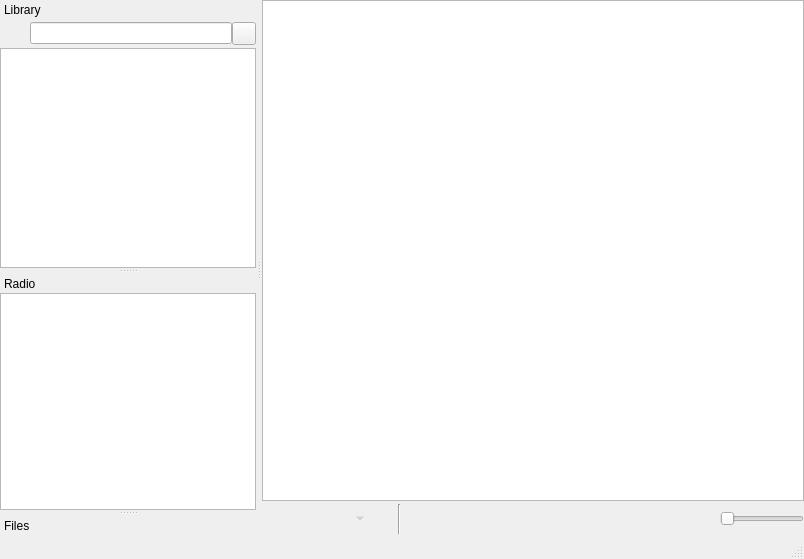
<?xml version="1.0" encoding="UTF-8"?>
<ui version="4.0">
 <class>MainWindow</class>
 <widget class="QMainWindow" name="MainWindow">
  <property name="geometry">
   <rect>
    <x>0</x>
    <y>0</y>
    <width>804</width>
    <height>559</height>
   </rect>
  </property>
  <property name="windowTitle">
   <string>Tangerine</string>
  </property>
  <property name="windowIcon">
   <iconset resource="../data/data.qrc">
    <normaloff>:/icon.png</normaloff>:/icon.png</iconset>
  </property>
  <widget class="QWidget" name="centralWidget">
   <layout class="QVBoxLayout" name="verticalLayout_3">
    <property name="spacing">
     <number>0</number>
    </property>
    <property name="margin">
     <number>0</number>
    </property>
    <item>
     <widget class="QFrame" name="frame_2">
      <property name="frameShape">
       <enum>QFrame::StyledPanel</enum>
      </property>
      <property name="frameShadow">
       <enum>QFrame::Raised</enum>
      </property>
     </widget>
    </item>
    <item>
     <widget class="PlaylistView" name="playlist">
      <property name="acceptDrops">
       <bool>true</bool>
      </property>
      <property name="dragEnabled">
       <bool>true</bool>
      </property>
      <property name="dragDropMode">
       <enum>QAbstractItemView::DragDrop</enum>
      </property>
      <property name="selectionMode">
       <enum>QAbstractItemView::ExtendedSelection</enum>
      </property>
      <property name="rootIsDecorated">
       <bool>false</bool>
      </property>
      <property name="uniformRowHeights">
       <bool>true</bool>
      </property>
      <property name="itemsExpandable">
       <bool>false</bool>
      </property>
      <property name="sortingEnabled">
       <bool>true</bool>
      </property>
      <property name="allColumnsShowFocus">
       <bool>true</bool>
      </property>
     </widget>
    </item>
    <item>
     <widget class="QFrame" name="player_controls">
      <property name="frameShape">
       <enum>QFrame::NoFrame</enum>
      </property>
      <layout class="QHBoxLayout" name="horizontalLayout_2">
       <property name="spacing">
        <number>1</number>
       </property>
       <property name="margin">
        <number>0</number>
       </property>
       <item>
        <widget class="QToolButton" name="back_button">
         <property name="iconSize">
          <size>
           <width>22</width>
           <height>22</height>
          </size>
         </property>
         <property name="autoRaise">
          <bool>true</bool>
         </property>
        </widget>
       </item>
       <item>
        <widget class="QToolButton" name="pause_play_button">
         <property name="iconSize">
          <size>
           <width>22</width>
           <height>22</height>
          </size>
         </property>
         <property name="autoRaise">
          <bool>true</bool>
         </property>
        </widget>
       </item>
       <item>
        <widget class="QToolButton" name="stop_button">
         <property name="enabled">
          <bool>false</bool>
         </property>
         <property name="iconSize">
          <size>
           <width>22</width>
           <height>22</height>
          </size>
         </property>
         <property name="popupMode">
          <enum>QToolButton::MenuButtonPopup</enum>
         </property>
         <property name="autoRaise">
          <bool>true</bool>
         </property>
        </widget>
       </item>
       <item>
        <widget class="QToolButton" name="forward_button">
         <property name="iconSize">
          <size>
           <width>22</width>
           <height>22</height>
          </size>
         </property>
         <property name="autoRaise">
          <bool>true</bool>
         </property>
        </widget>
       </item>
       <item>
        <widget class="Line" name="line">
         <property name="maximumSize">
          <size>
           <width>16777215</width>
           <height>30</height>
          </size>
         </property>
         <property name="orientation">
          <enum>Qt::Vertical</enum>
         </property>
        </widget>
       </item>
       <item>
        <widget class="BlockAnalyzer" name="analyzer" native="true">
         <property name="sizePolicy">
          <sizepolicy hsizetype="Expanding" vsizetype="Preferred">
           <horstretch>100</horstretch>
           <verstretch>0</verstretch>
          </sizepolicy>
         </property>
         <property name="minimumSize">
          <size>
           <width>0</width>
           <height>36</height>
          </size>
         </property>
        </widget>
       </item>
       <item>
        <spacer name="horizontalSpacer">
         <property name="orientation">
          <enum>Qt::Horizontal</enum>
         </property>
         <property name="sizeType">
          <enum>QSizePolicy::Expanding</enum>
         </property>
         <property name="sizeHint" stdset="0">
          <size>
           <width>0</width>
           <height>0</height>
          </size>
         </property>
        </spacer>
       </item>
       <item>
        <widget class="Amarok::VolumeSlider" name="volume">
         <property name="sizePolicy">
          <sizepolicy hsizetype="Minimum" vsizetype="Fixed">
           <horstretch>0</horstretch>
           <verstretch>0</verstretch>
          </sizepolicy>
         </property>
         <property name="maximum">
          <number>100</number>
         </property>
         <property name="orientation">
          <enum>Qt::Horizontal</enum>
         </property>
        </widget>
       </item>
      </layout>
     </widget>
    </item>
   </layout>
  </widget>
  <widget class="QStatusBar" name="statusBar"/>
  <widget class="QDockWidget" name="library_dock">
   <property name="features">
    <set>QDockWidget::DockWidgetMovable</set>
   </property>
   <property name="windowTitle">
    <string>Library</string>
   </property>
   <attribute name="dockWidgetArea">
    <number>1</number>
   </attribute>
   <widget class="QWidget" name="dockWidgetContents_2">
    <layout class="QVBoxLayout" name="verticalLayout">
     <property name="spacing">
      <number>0</number>
     </property>
     <property name="margin">
      <number>0</number>
     </property>
     <item>
      <layout class="QHBoxLayout" name="horizontalLayout">
       <property name="spacing">
        <number>0</number>
       </property>
       <item>
        <widget class="QToolButton" name="library_filter_clear">
         <property name="icon">
          <iconset resource="../data/data.qrc">
           <normaloff>:/clear.png</normaloff>:/clear.png</iconset>
         </property>
         <property name="iconSize">
          <size>
           <width>22</width>
           <height>22</height>
          </size>
         </property>
         <property name="autoRaise">
          <bool>true</bool>
         </property>
        </widget>
       </item>
       <item>
        <widget class="QLineEdit" name="library_filter"/>
       </item>
       <item>
        <widget class="QToolButton" name="library_options">
         <property name="icon">
          <iconset resource="../data/data.qrc">
           <normaloff>:/configure.png</normaloff>:/configure.png</iconset>
         </property>
         <property name="iconSize">
          <size>
           <width>16</width>
           <height>16</height>
          </size>
         </property>
         <property name="popupMode">
          <enum>QToolButton::InstantPopup</enum>
         </property>
        </widget>
       </item>
      </layout>
     </item>
     <item>
      <widget class="LibraryView" name="library_view">
       <property name="dragEnabled">
        <bool>true</bool>
       </property>
       <property name="dragDropMode">
        <enum>QAbstractItemView::DragOnly</enum>
       </property>
       <property name="alternatingRowColors">
        <bool>true</bool>
       </property>
       <property name="selectionMode">
        <enum>QAbstractItemView::ExtendedSelection</enum>
       </property>
       <property name="uniformRowHeights">
        <bool>true</bool>
       </property>
       <property name="allColumnsShowFocus">
        <bool>true</bool>
       </property>
       <attribute name="headerVisible">
        <bool>false</bool>
       </attribute>
      </widget>
     </item>
    </layout>
   </widget>
  </widget>
  <widget class="QDockWidget" name="radio_dock">
   <property name="features">
    <set>QDockWidget::DockWidgetMovable</set>
   </property>
   <property name="windowTitle">
    <string>Radio</string>
   </property>
   <attribute name="dockWidgetArea">
    <number>1</number>
   </attribute>
   <widget class="QWidget" name="dockWidgetContents_5">
    <layout class="QVBoxLayout" name="verticalLayout_4">
     <property name="spacing">
      <number>0</number>
     </property>
     <property name="margin">
      <number>0</number>
     </property>
     <item>
      <widget class="QTreeView" name="radio_view">
       <property name="dragEnabled">
        <bool>true</bool>
       </property>
       <property name="dragDropMode">
        <enum>QAbstractItemView::DragOnly</enum>
       </property>
       <property name="alternatingRowColors">
        <bool>true</bool>
       </property>
       <property name="selectionMode">
        <enum>QAbstractItemView::ExtendedSelection</enum>
       </property>
       <property name="uniformRowHeights">
        <bool>true</bool>
       </property>
       <property name="allColumnsShowFocus">
        <bool>true</bool>
       </property>
       <property name="headerHidden">
        <bool>true</bool>
       </property>
      </widget>
     </item>
    </layout>
   </widget>
  </widget>
  <widget class="QDockWidget" name="files_dock">
   <property name="features">
    <set>QDockWidget::DockWidgetMovable</set>
   </property>
   <property name="windowTitle">
    <string>Files</string>
   </property>
   <attribute name="dockWidgetArea">
    <number>1</number>
   </attribute>
   <widget class="QWidget" name="dockWidgetContents_6">
    <layout class="QVBoxLayout" name="verticalLayout_2">
     <property name="spacing">
      <number>0</number>
     </property>
     <property name="margin">
      <number>0</number>
     </property>
     <item>
      <widget class="FileView" name="file_view" native="true"/>
     </item>
    </layout>
   </widget>
  </widget>
  <action name="action_previous_track">
   <property name="icon">
    <iconset resource="../data/data.qrc">
     <normaloff>:/media-skip-backward.png</normaloff>:/media-skip-backward.png</iconset>
   </property>
   <property name="text">
    <string>Previous track</string>
   </property>
   <property name="shortcut">
    <string>Media Previous</string>
   </property>
  </action>
  <action name="action_play_pause">
   <property name="icon">
    <iconset resource="../data/data.qrc">
     <normaloff>:/media-playback-start.png</normaloff>:/media-playback-start.png</iconset>
   </property>
   <property name="text">
    <string>Play</string>
   </property>
   <property name="shortcut">
    <string>Media Play</string>
   </property>
  </action>
  <action name="action_stop">
   <property name="enabled">
    <bool>false</bool>
   </property>
   <property name="icon">
    <iconset resource="../data/data.qrc">
     <normaloff>:/media-playback-stop.png</normaloff>:/media-playback-stop.png</iconset>
   </property>
   <property name="text">
    <string>Stop</string>
   </property>
   <property name="shortcut">
    <string>Media Stop</string>
   </property>
  </action>
  <action name="action_next_track">
   <property name="icon">
    <iconset resource="../data/data.qrc">
     <normaloff>:/media-skip-forward.png</normaloff>:/media-skip-forward.png</iconset>
   </property>
   <property name="text">
    <string>Next track</string>
   </property>
   <property name="shortcut">
    <string>Media Next</string>
   </property>
  </action>
  <action name="action_quit">
   <property name="icon">
    <iconset resource="../data/data.qrc">
     <normaloff>:/exit.png</normaloff>:/exit.png</iconset>
   </property>
   <property name="text">
    <string>&amp;Quit</string>
   </property>
   <property name="shortcut">
    <string>Ctrl+Q</string>
   </property>
  </action>
  <action name="action_stop_after_this_track">
   <property name="icon">
    <iconset resource="../data/data.qrc">
     <normaloff>:/media-playback-stop.png</normaloff>:/media-playback-stop.png</iconset>
   </property>
   <property name="text">
    <string>Stop after this track</string>
   </property>
  </action>
  <action name="filter_age_all">
   <property name="checkable">
    <bool>true</bool>
   </property>
   <property name="checked">
    <bool>true</bool>
   </property>
   <property name="text">
    <string>Entire collection</string>
   </property>
  </action>
  <action name="filter_age_today">
   <property name="checkable">
    <bool>true</bool>
   </property>
   <property name="text">
    <string>Added today</string>
   </property>
  </action>
  <action name="filter_age_week">
   <property name="checkable">
    <bool>true</bool>
   </property>
   <property name="text">
    <string>Added this week</string>
   </property>
  </action>
  <action name="filter_age_three_months">
   <property name="checkable">
    <bool>true</bool>
   </property>
   <property name="text">
    <string>Added within three months</string>
   </property>
   <property name="toolTip">
    <string>Added within three months</string>
   </property>
  </action>
  <action name="filter_age_year">
   <property name="checkable">
    <bool>true</bool>
   </property>
   <property name="text">
    <string>Added this year</string>
   </property>
  </action>
  <action name="filter_age_month">
   <property name="checkable">
    <bool>true</bool>
   </property>
   <property name="text">
    <string>Added this month</string>
   </property>
  </action>
 </widget>
 <layoutdefault spacing="6" margin="11"/>
 <customwidgets>
  <customwidget>
   <class>BlockAnalyzer</class>
   <extends>QWidget</extends>
   <header>analyzers/blockanalyzer.h</header>
   <container>1</container>
  </customwidget>
  <customwidget>
   <class>Amarok::VolumeSlider</class>
   <extends>QSlider</extends>
   <header>sliderwidget.h</header>
  </customwidget>
  <customwidget>
   <class>PlaylistView</class>
   <extends>QTreeView</extends>
   <header>playlistview.h</header>
  </customwidget>
  <customwidget>
   <class>LibraryView</class>
   <extends>QTreeView</extends>
   <header>libraryview.h</header>
  </customwidget>
  <customwidget>
   <class>FileView</class>
   <extends>QWidget</extends>
   <header>fileview.h</header>
   <container>1</container>
  </customwidget>
 </customwidgets>
 <resources>
  <include location="../data/data.qrc"/>
 </resources>
 <connections/>
</ui>
